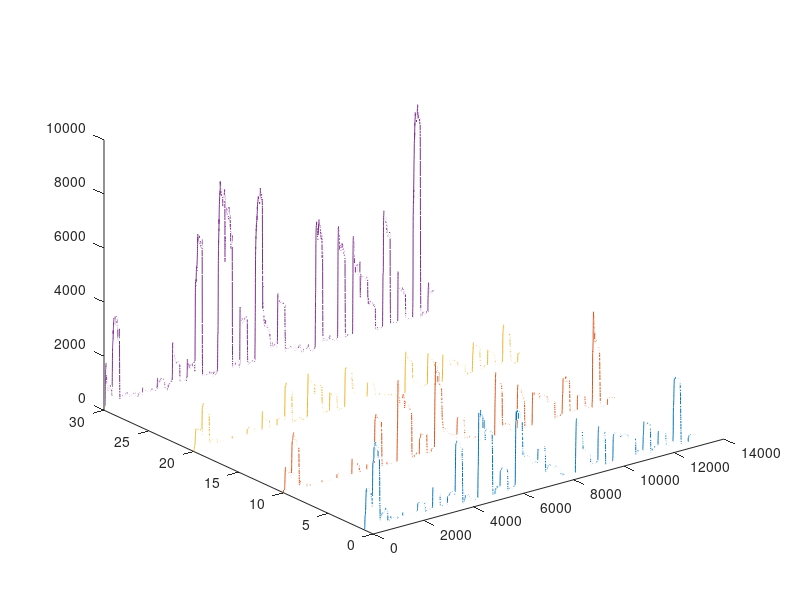
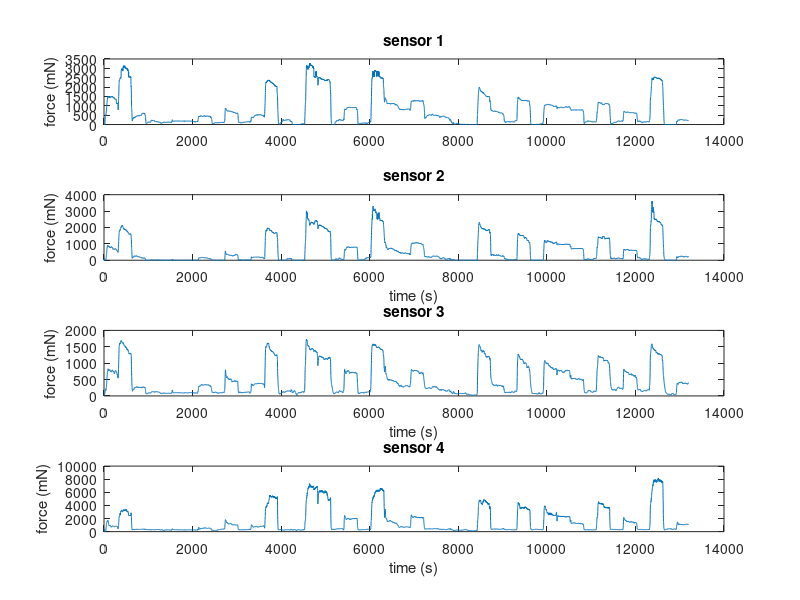

The MATLAB script that drew these images, in order: (Note: this script raises an error after producing the figures.)
clear all
close all
data = csvread('st1_Francesco3.csv');
FSR=data(:,1:4);
current=data(:,5);
realpos=data(:,6);
sentpos=data(:,7);
sz=size(data(:,1));
t=[1:1:sz]';
T=[t,t,t,t];
A=ones(size(FSR(:,1),1),1);
spacesens=[A, A*10, A*20, A*30];

sumofFSR= FSR(:,1)+FSR(:,2) + FSR(:,3) +FSR(:,4); 
m=0;
for i=1 : size(FSR(1,:),2)

    if m < max(FSR(:,i))
        m=max(FSR(:,i));
    end
    
end
scaleFSR = m*1.2;

x=realpos;
F=sumofFSR;
k=F./x;


% plot(sumofFSR)
% hold on
% plot(realpos,'r')
% plot(sentpos,'g')
% lgd=legend('Sum of FSR', 'Real Position','Reference Position','Location','southeast')
% title('Stiffness = 0.9')
% axis([500 700 2000 18000])
% figure 
plot3(T,spacesens,FSR)
figure
s1 = subplot(4,1,1);
plot(FSR(:,1))
title('sensor 1')
ylabel('force (mN)')

s2 = subplot(4,1,2);
plot(FSR(:,2))
title('sensor 2')
xlabel('time (s)')
ylabel('force (mN)')

s3 = subplot(4,1,3);
plot(FSR(:,3))
title('sensor 3')
xlabel('time (s)')
ylabel('force (mN)')

s4 = subplot(4,1,4);
plot(FSR(:,4))
title('sensor 4')
xlabel('time (s)')
ylabel('force (mN)')
axis([s1 s2 s3 s4],[0 size(FSR(:,1),1) 0 scaleFSR])


figure
ax1 = subplot(2,1,1);
plot(current)
ylabel('Current')
axis([0 size(FSR(:,1),1) min(current)*1.2 max(current)*1.2])
ax2 = subplot(2,1,2);
plot(realpos)
ylabel('Position')
hold on
plot(sentpos,'r')
legend('Real Position','Referenced Position','Location','southeast')
axis([0 size(FSR(:,1),1) 0 17000])
xlabel('time (s)')

figure
plot(sumofFSR)
hold on
plot(sentpos,'r')
plot(realpos,'m')
legend('Sum of FSR', 'Referenced Position', 'Location','southeast')

%plot(k)